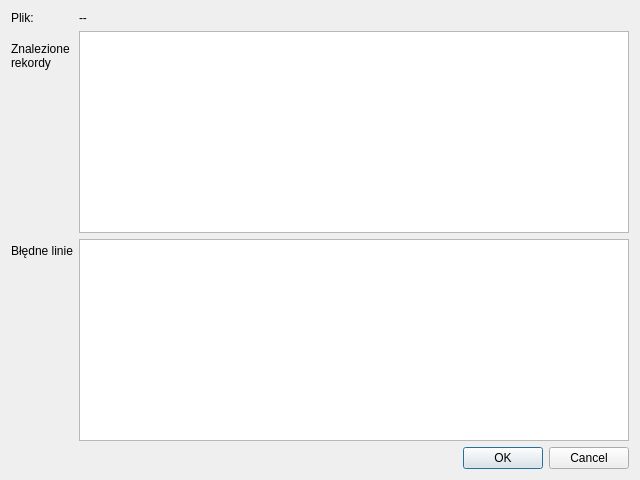
<?xml version="1.0" encoding="UTF-8"?>
<ui version="4.0">
 <class>WybranyPlik</class>
 <widget class="QDialog" name="WybranyPlik">
  <property name="geometry">
   <rect>
    <x>0</x>
    <y>0</y>
    <width>640</width>
    <height>480</height>
   </rect>
  </property>
  <property name="windowTitle">
   <string>Dane z pliku</string>
  </property>
  <layout class="QFormLayout" name="formLayout">
   <item row="0" column="0">
    <widget class="QLabel" name="efilename">
     <property name="text">
      <string>Plik:</string>
     </property>
    </widget>
   </item>
   <item row="0" column="1">
    <widget class="QLabel" name="lfilename">
     <property name="text">
      <string>--</string>
     </property>
    </widget>
   </item>
   <item row="2" column="0">
    <widget class="QLabel" name="label">
     <property name="text">
      <string>Błędne linie</string>
     </property>
    </widget>
   </item>
   <item row="2" column="1">
    <widget class="QPlainTextEdit" name="leError"/>
   </item>
   <item row="3" column="0" colspan="2">
    <widget class="QDialogButtonBox" name="buttonBox">
     <property name="orientation">
      <enum>Qt::Horizontal</enum>
     </property>
     <property name="standardButtons">
      <set>QDialogButtonBox::Cancel|QDialogButtonBox::Ok</set>
     </property>
    </widget>
   </item>
   <item row="1" column="0">
    <widget class="QLabel" name="lfindRecords">
     <property name="text">
      <string>Znalezione
rekordy</string>
     </property>
    </widget>
   </item>
   <item row="1" column="1">
    <widget class="QTableWidget" name="tbWybrane"/>
   </item>
  </layout>
 </widget>
 <tabstops>
  <tabstop>tbWybrane</tabstop>
  <tabstop>leError</tabstop>
 </tabstops>
 <resources/>
 <connections>
  <connection>
   <sender>buttonBox</sender>
   <signal>accepted()</signal>
   <receiver>WybranyPlik</receiver>
   <slot>accept()</slot>
   <hints>
    <hint type="sourcelabel">
     <x>248</x>
     <y>254</y>
    </hint>
    <hint type="destinationlabel">
     <x>157</x>
     <y>274</y>
    </hint>
   </hints>
  </connection>
  <connection>
   <sender>buttonBox</sender>
   <signal>rejected()</signal>
   <receiver>WybranyPlik</receiver>
   <slot>reject()</slot>
   <hints>
    <hint type="sourcelabel">
     <x>316</x>
     <y>260</y>
    </hint>
    <hint type="destinationlabel">
     <x>286</x>
     <y>274</y>
    </hint>
   </hints>
  </connection>
 </connections>
</ui>
